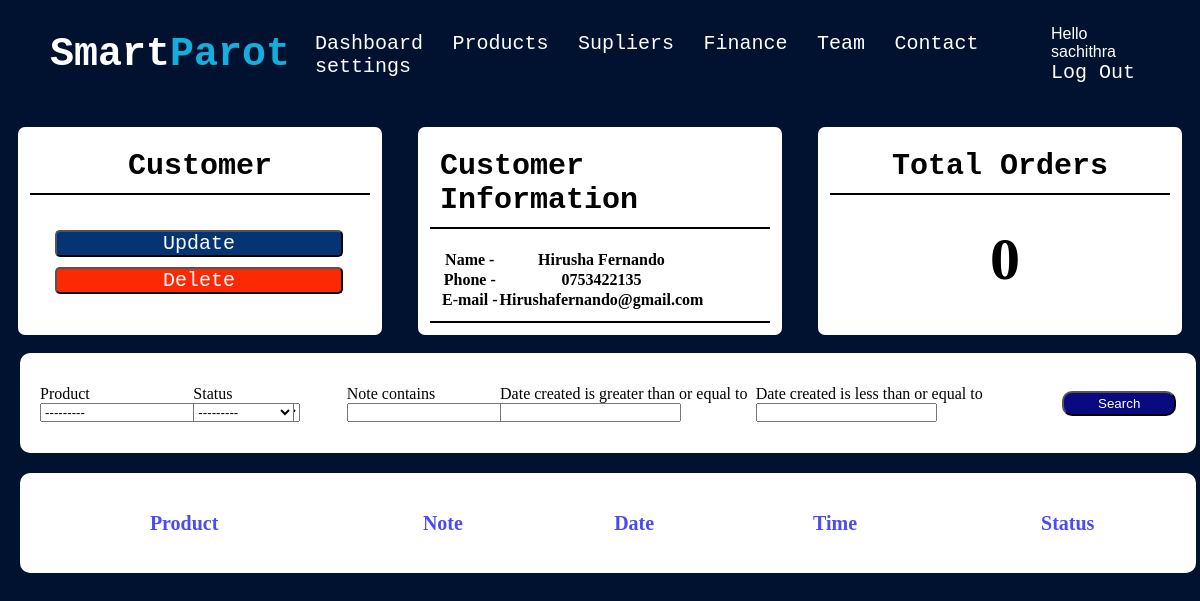
Page /crm14/customers (signed in) on the committed database.
### web1/models.py (models this page shows, shortened)
class Customer(models.Model):
    user = models.OneToOneField(User,null=True,on_delete=models.CASCADE)
    name = models.CharField(max_length=200,null=True,blank=True)
    phone = models.CharField(max_length=10,null=True,blank=True)
    email= models.EmailField(null=True,blank=True)
    profile_picture = models.ImageField(null=True,blank=True )
    date_created = models.DateTimeField(auto_now_add=set,null=True)

### web1/decorators.py (the view)
        def wrapper_func(request,*args,**kwargs):
            group = None
            if request.user.groups.exists():
                group = request.user.groups.all()[0].name
            if group in allowed_roles:
                return view_func(request, *args,**kwargs)
            else:
                return HttpResponse("You are not authorites")

### web1/models.py (called while the page is built)
    def __str__(self):
        return self.name

### web1/views.py (called while the page is built)
@allowed_users(allowed_roles=["admin"])
@login_required(login_url="login")
def customers(request,id):
    customer = Customer.objects.get(id=id)
    order = customer.order_set.all()
    orders_count = order.count()
    myFilter = OrderFilter(request.GET,queryset=order)
    order = myFilter.qs
    context = {
        "customer":customer,
        "order":order,
        "orders_count":orders_count,
        "myFilter":myFilter
    }
    return render(request,'web1/customers.html',context)

### web1/templates/web1/customers.html (shortened to what this page needs)
{% extends "web1/base.html" %}
{% block body %}
<div class="row">
    <div class="col">
        <div class="heading">Customer</div>
        <div class="card">
            <div class="button-update">
                <button><a href="{% url 'updatecustomer' customer.id %}">Update</a></button>
            </div>
            <div class="button-delete">
                <button style="background-color: rgb(251, 41, 4);"><a href="{% url 'deletecustomer' customer.id %}">Delete</a></button>
            </div>
        </div>
    </div>
    <div class="col">
        <div class="heading">
            Customer Information
        </div>
        <div class="table">
            <table>
                <tr>
                    <th>Name -</th>
                    <th>{{customer.name }}</th>
                </tr>
                <tr>
                    <th>Phone -</th>
                    <th>{{customer.phone}}</th>
                </tr>
                <tr>
                    <th>E-mail -</th>
                    <th>{{customer.email }}</th>
                </tr>
            </table>
        </div>
    </div>
    <div class="col">
        <div class="heading">
            Total Orders
        </div>
        <div class="orders">{{ orders_count }}</div>
    </div>
</div>
<form class="form" method="get" action="{% url 'customers' customer.id %}">
    <div class="search">
        <div class = "filter">
            <div>
                {{ myFilter.form.product.label}}
            </div>
            <div>
                {{ myFilter.form.product}}
            </div>
        </div>
        <div class = "filter">
            <div>
                {{ myFilter.form.status.label}}
            </div>
            <div>
                {{ myFilter.form.status}}
            </div>
        </div>
        <div class = "filter">
            <div>
                {{ myFilter.form.note.label}}
            </div>
            <div>
                {{ myFilter.form.note}}
            </div>
        </div>
        <div class = "filter">
            <div>
                {{ myFilter.form.start.label}}
            </div>
            <div>
                {{ myFilter.form.start}}
            </div>
        </div>
        <div class = "filter">
            <div>
                {{ myFilter.form.end.label}}
            </div>
            <div>
                {{ myFilter.form.end}}
            </div>
        </div>
    </div>
    <div class="search-button">
        <button type="submit">Search</button>
    </div>
</form>
<div class="row-2">
    <table >
        <tr style="font-size: 20px;color: rgb(75, 75, 241);">
            <th>Product</th>
            <th>Note</th>
            <th>Date </th>
            <th> Time</th>
            <th>Status</th>
        </tr>
    </table>
</div>
{% endblock %}

### web1/templates/web1/navbar.html (shortened to what this page needs)
<!DOCTYPE html>
<html lang="en">
<head>
    {% load static %}
    <link rel= "stylesheet" type="text/css" href="{% static 'css/navbar.css' %}">
</head>
<body>
    <nav class="navbar">
        <div class="max-width">
            <div class="logo"><a href="#">Smart<span>Parot</span></a></div>
            {% if request.user.is_authenticated %}
            <ul class="menu">
                {% if request.user.is_staff %}
                <li><a href="{% url 'home' %}">Dashboard</a></li>
                <li><a href="{% url 'products' %}">Products</a></li>
                <li><a href="#">Supliers</a></li>
                <li><a href="#">Finance</a></li>
                {% endif %}
                <li><a href="#">Team</a></li>
                <li><a href="#">Contact</a></li>
                <li><a href="{% url 'account' %}">settings</a></li>
            </ul>
            <div>
                <div class="head" style="color:white;">Hello {{ request.user.username }}</div>
                <div class="head"><a style="color:white;" href="{% url 'logout' %}">Log Out</a></div>
            </div>
            {%endif%}
        </div>
    </nav>
</body>
</html>

### static/css/login.css (style rules this page uses)
body { margin: 0; padding: 0; box-sizing: border-box; border-radius: 5px; background-color: rgb(1, 18, 49); font-style:arial; }
form { display: flex; flex-direction: column; align-items: center; }

### static/css/navbar.css (style rules this page uses)
* { margin: 0px; padding: 0px; box-sizing: border-box; text-decoration: none; }
.navbar { position: relative; width: 100%; padding: 25px 50px; font-family: "Franklin Gothic Medium", "Arial Narrow", Arial, sans-serif; transition: all 0.3s ease; }
.max-width { max-width: 1500px; margin: auto; }
.navbar .max-width { display: flex; align-items: center; justify-content: space-between; }
.navbar .logo a { color: white; font-size: 40px; font-weight: 600; }
.navbar .logo a span { color: rgb(20, 173, 220); font-size: 40px; font-weight: 600; }
.navbar .menu li { list-style: none; display: inline-block; }
.navbar .menu li a { color: white; font-size: 20px; font-weight: 500; margin-left: 25px; transition: color 0.3s ease; }
.head { color:white; }

### web1/templates/web1/customers.html (style rules this page uses)
.row { display: grid; width: 100%; grid-template-columns: 1fr 1fr 1fr; }
.col { margin: 18px; padding: 2px; border-radius: 7px; background: rgb(255, 255, 255); }
.card { margin: 30px; width: 80%; }
.button-update button,.button-delete button { width: 100%; background-color: rgb(4, 52, 116); border-radius: 5px; width: 100%; margin: 5px; cursor: pointer; }
a { color: white; font-size: 20px; font-family: monospace; }
.heading { margin: 10px; border-bottom: black solid 2px; font-family: monospace; font-size: 30px; font-weight: bold; display: flex; flex-direction: column; align-items: center; padding: 10px; }
.table { margin: 10px; padding: 10px; border-bottom: black solid 2px; }
.row-2 { display:grid; grid-template-columns:1fr; width: 98%; height: 100px; margin: 20px; background: rgb(255, 255, 255); padding: 10px 0 ; border-radius: 10px; position: relative; }
.form { display:grid; grid-template-columns: 90% 10%; width: 98%; height: 100px; margin: 0 20px; background: rgb(255, 255, 255); padding: 0 20px; border-radius: 10px; position: relative; }
.search { display:grid; grid-template-columns: 15% 15% 15% 25% 25% ; }
.search-button button { width: 100%; height: 25px; background: rgb(10, 10, 128); color:white; border-radius: 10px; }
.orders { margin-left :170px; margin-top :30px; font-family: fantasy; font-size: 60px; font-weight: bold; }

### rows in the picture
Customer: name "Hirusha Fernando", phone "0753422135", email "Hirushafernando@gmail.com"

### other values in the picture
{{ request.user.username }} "sachithra"
{{ orders_count }} "0"
{{ myFilter.form.product.label }} "Product"
{{ myFilter.form.status.label }} "Status"
{{ myFilter.form.note.label }} "Note contains"
{{ myFilter.form.start.label }} "Date created is greater than or equal to"
{{ myFilter.form.end.label }} "Date created is less than or equal to"
